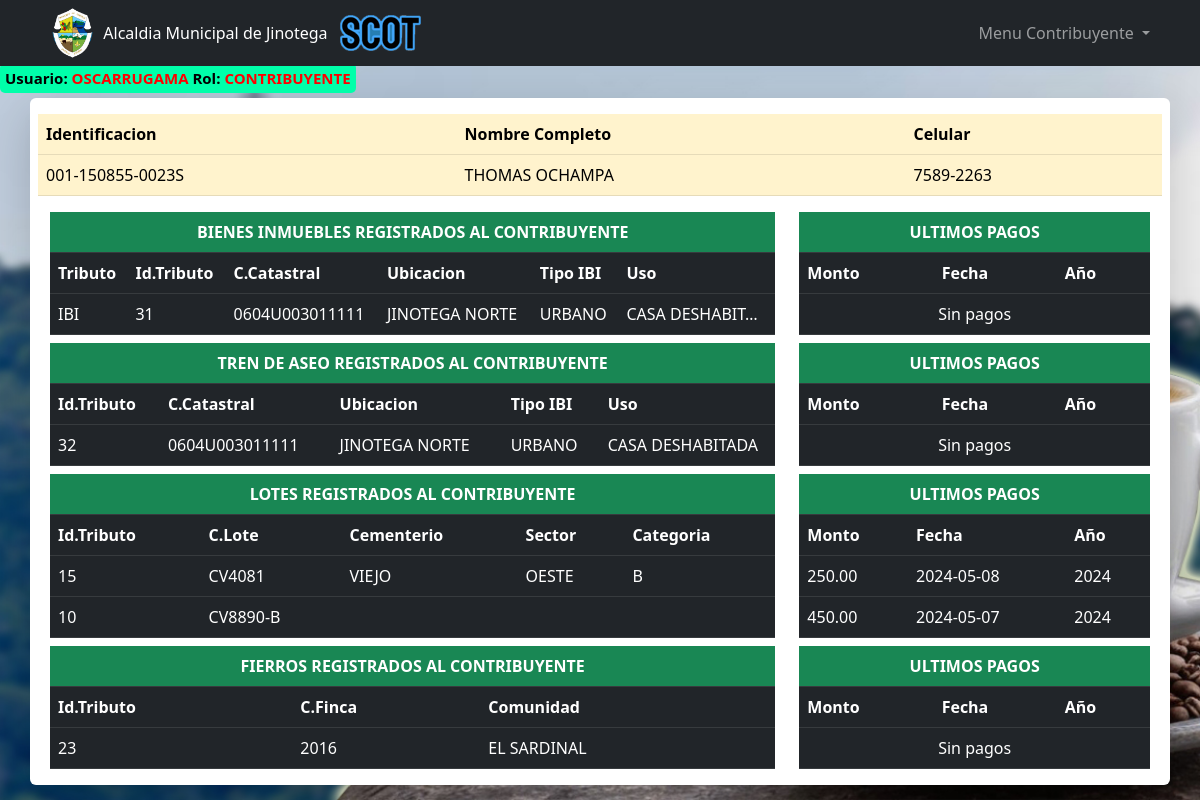
The page /pages/contribuyentes/tributos.php?id=001-150855-0023S (signed in) on the database its author committed.
### tables this page shows
CREATE TABLE IF NOT EXISTS `usuarios` (
  `idUsuario` int(11) NOT NULL AUTO_INCREMENT,
  `usuario` varchar(50) NOT NULL,
  `password` varchar(100) NOT NULL,
  `rol` varchar(20) NOT NULL,
  `identificacion` varchar(30) NOT NULL,
  `nombre1` varchar(100) NOT NULL,
  `nombre2` varchar(30) DEFAULT NULL,
  `apellido1` varchar(30) NOT NULL,
  `apellido2` varchar(30) DEFAULT NULL,
  `email` varchar(100) DEFAULT NULL,
  `celular` varchar(30) NOT NULL,
  `direccion` varchar(100) DEFAULT NULL,
  `estado` varchar(1) NOT NULL DEFAULT 'A',
  PRIMARY KEY (`idUsuario`)
);

CREATE TABLE IF NOT EXISTS `tributos` (
  `idTributo` int(11) NOT NULL AUTO_INCREMENT,
  `identificacion` varchar(20) DEFAULT NULL,
  `tipoEntidad` enum('IBI','TA','LOTE','FIERRO') DEFAULT NULL,
  `codEntidad` varchar(20) DEFAULT NULL,
  PRIMARY KEY (`idTributo`),
  KEY `cedula_contribuyente` (`identificacion`),
  KEY `codigo_entidad` (`codEntidad`)
);

CREATE TABLE IF NOT EXISTS `lotes` (
  `codLote` varchar(20) NOT NULL,
  `cementerio` enum('VIEJO','NUEVO') NOT NULL,
  `sector` varchar(20) NOT NULL,
  `categoria` enum('A','B','C') DEFAULT NULL,
  `fecRegistro` date DEFAULT NULL,
  `medidas` varchar(50) DEFAULT NULL,
  `lindeNorte` varchar(100) DEFAULT NULL,
  `lindeSur` varchar(100) DEFAULT NULL,
  `lindeEste` varchar(100) DEFAULT NULL,
  `lindeOeste` varchar(100) DEFAULT NULL,
  `estadoLote` enum('LIBRE','OCUPADO') DEFAULT NULL,
  PRIMARY KEY (`codLote`)
);

CREATE TABLE IF NOT EXISTS `fierros` (
  `codFinca` varchar(10) NOT NULL,
  `comunidad` varchar(100) DEFAULT NULL,
  `fecRegistro` date DEFAULT NULL,
  `estadoFierro` enum('ACTIVO','INACTIVO') DEFAULT 'ACTIVO',
  PRIMARY KEY (`codFinca`)
);

### pages/contribuyentes/tributos.php (the view, shortened to what this page needs)
<?php include '../../templates/header_menu.php'; ?>
<?php
    $conexion = new Conexion();
    $conn = $conexion->conectar();
    $id = isset($_GET['id']) ? mysqli_real_escape_string($conn, $_GET['id']) : '';
    $rolUsuario = $_SESSION['rol'];
    $sql = sprintf(
        "SELECT rol, identificacion, nombre1, apellido1, celular
         FROM USUARIOS
         WHERE identificacion = '%s'",$id);
    $resultado = mysqli_query($conn, $sql);
    $contribuyentes = [];
    if ($resultado) {
        while ($row = mysqli_fetch_assoc($resultado)) {
            $contribuyentes[] = $row;
        }
    }
    $sql = sprintf(
        "SELECT
            U.rol, U.identificacion, U.nombre1, U.apellido1, U.celular, T.idTributo, T.codEntidad,
            T.tipoEntidad, I.codCatastral, I.ubicacion, I.tipoIBI, I.uso, P.montoPago, P.fecPago,
            P.anioPago, P.mesPago
        FROM USUARIOS U
        INNER JOIN TRIBUTOS T ON U.identificacion = T.identificacion
        LEFT JOIN IBI I ON T.codEntidad = I.codCatastral AND T.tipoEntidad = 'IBI'
        LEFT JOIN PAGOS P ON T.idTributo = P.idTributo
        WHERE U.identificacion = '%s'
        AND T.tipoEntidad = 'IBI' AND T.idTributo =
            (SELECT MAX(T2.idTributo) FROM TRIBUTOS T2
            WHERE T2.identificacion = '%s' AND T2.tipoEntidad = 'IBI' AND T2.codEntidad = T.codEntidad)",$id,$id);
    $resultado = mysqli_query($conn, $sql);
    $IBIS = [];
    if ($resultado) {
        while ($row = mysqli_fetch_assoc($resultado)) {
            $IBIS[] = $row;
        }
    }
    $sql = sprintf(
        "SELECT
        U.rol, U.identificacion, U.nombre1, U.apellido1, U.celular, T.idTributo, T.codEntidad,
        T.tipoEntidad,  I.codCatastral, I.ubicacion, I.tipoIBI, I.uso, P.montoPago, P.fecPago,
        P.anioPago, P.mesPago
    FROM USUARIOS U INNER JOIN TRIBUTOS T ON U.identificacion = T.identificacion
    LEFT JOIN IBI I ON (T.codEntidad = I.codCatastral AND T.tipoEntidad = 'TA')
    LEFT JOIN pagos P ON T.idTributo = P.idTributo
    WHERE U.identificacion = '%s'
        AND T.tipoEntidad = 'TA' AND T.idTributo =
            (SELECT MAX(T2.idTributo) FROM TRIBUTOS T2
            WHERE T2.identificacion = '%s' AND T2.tipoEntidad = 'TA' AND T2.codEntidad = T.codEntidad)",$id,$id);
    $resultado = mysqli_query($conn, $sql);
    $TAS = [];
    if ($resultado) {
        while ($row = mysqli_fetch_assoc($resultado)) {
            $TAS[] = $row;
        }
    }
    $sql = sprintf(
        "SELECT
        U.rol, U.identificacion, U.nombre1, U.apellido1, U.celular, T.idTributo, T.codEntidad,
        T.tipoEntidad, L.codLote, L.cementerio, L.sector, L.categoria, P.montoPago, P.fecPago,
        P.anioPago, P.mesPago
    FROM USUARIOS U
    INNER JOIN TRIBUTOS T ON U.identificacion = T.identificacion
    LEFT JOIN LOTES L ON T.codEntidad = L.codLote AND T.tipoEntidad = 'LOTE'
    LEFT JOIN PAGOS P ON T.idTributo = P.idTributo
    WHERE U.identificacion = '%s'
        AND T.tipoEntidad = 'LOTE' AND T.idTributo =
            (SELECT MAX(T2.idTributo) FROM TRIBUTOS T2
            WHERE T2.identificacion = '%s' AND T2.tipoEntidad = 'LOTE' AND T2.codEntidad = T.codEntidad)",$id,$id);
    $resultado = mysqli_query($conn, $sql);
    $LOTES = [];
    if ($resultado) {
        while ($row = mysqli_fetch_assoc($resultado)) {
            $LOTES[] = $row;
        }
    }
    $sql = sprintf(
        "SELECT
        U.rol, U.identificacion, U.nombre1, U.apellido1, U.celular, T.idTributo, T.codEntidad, T.tipoEntidad,
        F.codFinca, F.comunidad,P.montoPago, P.fecPago, P.anioPago, P.mesPago
    FROM USUARIOS U INNER JOIN TRIBUTOS T ON U.identificacion = T.identificacion
    LEFT JOIN FIERROS F ON T.codEntidad = F.codFinca AND T.tipoEntidad = 'FIERRO'
    LEFT JOIN pagos P ON T.idTributo = P.idTributo
    WHERE U.identificacion = '%s'
        AND T.tipoEntidad = 'FIERRO' AND T.idTributo =
        (SELECT MAX(T2.idTributo) FROM TRIBUTOS T2
        WHERE T2.identificacion = '%s' AND T2.tipoEntidad = 'FIERRO' AND T2.codEntidad = T.codEntidad)",$id,$id);
    $resultado = mysqli_query($conn, $sql);
    $FIERROS = [];
    if ($resultado) {
        while ($row = mysqli_fetch_assoc($resultado)) {
            $FIERROS[] = $row;
        }
    }
?>
<div class="container p-2 col-md-12 shadow-lg pb-3 mt-2 bg-white rounded">
    <table id="tCONTRIBUYENTE" class="mt-2 mb-2 table table-warning">
        <thead>
            <tr>
                <th>Identificacion</th>
                <th>Nombre Completo</th>
                <th>Celular</th>
            </tr>
        </thead>
        <tbody>
            <?php foreach ($contribuyentes as $contribuyente): ?>
            <tr>
                <td><?php echo htmlspecialchars($contribuyente['identificacion']); ?></td>
                <td><?php echo htmlspecialchars($contribuyente['nombre1']); ?> <?php echo htmlspecialchars($contribuyente['apellido1']); ?></td>
                <td><?php echo htmlspecialchars($contribuyente['celular']); ?></td>
            </tr>
            <?php endforeach; ?>
        </tbody>
    </table>
    <?php if (!empty($IBIS)): ?>
        <div class="container">
        <div class="row">
            <div class="col-md-8">
                <table id="tIBIS" class="mt-2 mb-0 table table-dark">
                    <thead>
                        <tr>
                            <th colspan="6" class="text-white bg-success text-center">BIENES INMUEBLES REGISTRADOS AL CONTRIBUYENTE</th>
                        </tr>
                        <tr>
                            <th>Tributo</th>
                            <th>Id.Tributo</th>
                            <th>C.Catastral</th>
                            <th>Ubicacion</th>
                            <th>Tipo IBI</th>
                            <th>Uso</th>
                        </tr>
                    </thead>
                    <tbody>
                        <?php foreach ($IBIS as $IBI): ?>
                            <tr>
                                <td><?php echo htmlspecialchars($IBI['tipoEntidad']); ?></td>
                                <td><?php echo htmlspecialchars($IBI['idTributo']); ?></td>
                                <td><?php echo htmlspecialchars($IBI['codEntidad']); ?></td>
                                <td class="truncate"><?php echo htmlspecialchars($IBI['ubicacion']); ?></td>
                                <td><?php echo htmlspecialchars($IBI['tipoIBI']); ?></td>
                                <td class="truncate"><?php echo htmlspecialchars($IBI['uso']); ?></td>
                            </tr>
                        <?php endforeach; ?>
                    </tbody>
                </table>
            </div>
            <div class="col-md-4">
            <table id="tPagosIBI" class="mt-2 mb-0 table table-dark">
                <thead>
                    <tr>
                        <th colspan="4" class="text-white bg-success text-center">ULTIMOS PAGOS</th>
                    </tr>
                    <tr>
                        <th>Monto</th>
                        <th>Fecha</th>
                        <th>Año</th>
                    </tr>
                </thead>
                <tbody>
                    <?php foreach ($IBIS as $IBI): ?>
                        <?php if ($rolUsuario !== 'REGISTRO' && empty($IBI['montoPago'])): ?>
                            <tr>
                                <td colspan="4" class="text-center">Sin pagos</td>
                            </tr>
                        <?php endif; ?>
                    <?php endforeach; ?>
                </tbody>
            </table>
            </div>
        </div>
    </div>
    <?php endif ?>
    <?php if (!empty($TAS)): ?>
        <div class="container">
        <div class="row">
            <div class="col-md-8">
                <table id="tTAS" class="mt-2 mb-0 table table-dark">
                    <thead>
                        <tr>
                            <th colspan="6" class="text-white bg-success text-center">TREN DE ASEO REGISTRADOS AL CONTRIBUYENTE</th>
                        </tr>
                        <tr>
                            <th>Id.Tributo</th>
                            <th>C.Catastral</th>
                            <th>Ubicacion</th>
                            <th>Tipo IBI</th>
                            <th>Uso</th>
                        </tr>
                    </thead>
                    <tbody>
                        <?php foreach ($TAS as $TA): ?>
                            <tr>
                                <td><?php echo htmlspecialchars($TA['idTributo']); ?></td>
                                <td><?php echo htmlspecialchars($TA['codEntidad']); ?></td>
                                <td class="truncate"><?php echo htmlspecialchars($TA['ubicacion']); ?></td>
                                <td><?php echo htmlspecialchars($TA['tipoIBI']); ?></td>
                                <td class="truncate"><?php echo htmlspecialchars($TA['uso']); ?></td>
                            </tr>
                        <?php endforeach; ?>
                    </tbody>
                </table>
            </div>
            <div class="col-md-4">
            <table id="tPagosTA" class="mt-2 mb-0 table table-dark">
                <thead>
                    <tr>
                        <th colspan="4" class="text-white bg-success text-center">ULTIMOS PAGOS</th>
                    </tr>
                    <tr>
                        <th>Monto</th>
                        <th>Fecha</th>
                        <th>Año</th>
                    </tr>
                </thead>
                <tbody>
                    <?php foreach ($TAS as $TA): ?>
                        <?php if ($rolUsuario !== 'REGISTRO' && empty($TA['montoPago'])): ?>
                            <tr>
                                <td colspan="4" class="text-center">Sin pagos</td>
                            </tr>
                        <?php endif; ?>
                    <?php endforeach; ?>
                </tbody>
            </table>
            </div>
        </div>
    </div>
    <?php endif ?>
    <?php if (!empty($LOTES)): ?>
        <div class="container">
        <div class="row">
            <div class="col-md-8">
                <table id="tLotes" class="mt-2 mb-0 table table-dark">
                    <thead>
                        <tr>
                            <th colspan="6" class="text-white bg-success text-center">LOTES REGISTRADOS AL CONTRIBUYENTE</th>
                        </tr>
                        <tr>
                            <th>Id.Tributo</th>
                            <th>C.Lote</th>
                            <th>Cementerio</th>
                            <th>Sector</th>
                            <th>Categoria</th>
                        </tr>
                    </thead>
                    <tbody>
                        <?php foreach ($LOTES as $LOTE): ?>
                            <tr>
                                <td><?php echo htmlspecialchars($LOTE['idTributo']); ?></td>
                                <td><?php echo htmlspecialchars($LOTE['codEntidad']); ?></td>
                                <td><?php echo htmlspecialchars($LOTE['cementerio']); ?></td>
                                <td><?php echo htmlspecialchars($LOTE['sector']); ?></td>
                                <td><?php echo htmlspecialchars($LOTE['categoria']); ?></td>
                            </tr>
                        <?php endforeach; ?>
                    </tbody>
                </table>
            </div>
            <div class="col-md-4">
            <table id="tPagosLOTE" class="mt-2 mb-0 table table-dark">
                <thead>
                    <tr>
                        <th colspan="4" class="text-white bg-success text-center">ULTIMOS PAGOS</th>
                    </tr>
                    <tr>
                        <th>Monto</th>
                        <th>Fecha</th>
                        <th>Año</th>
                    </tr>
                </thead>
                <tbody>
                    <?php foreach ($LOTES as $LOTE): ?>
                        <?php if ($rolUsuario !== 'REGISTRO' && empty($LOTE['montoPago'])): ?>
                            <tr>
                                <td colspan="4" class="text-center">Sin pagos</td>
                            </tr>
                        <?php else: ?>
                            <tr>
                                <td><?php echo htmlspecialchars($LOTE['montoPago']); ?></td>
                                <td><?php echo htmlspecialchars($LOTE['fecPago']); ?></td>
                                <td><?php echo htmlspecialchars($LOTE['anioPago']); ?></td>
                            </tr>
                        <?php endif; ?>
                    <?php endforeach; ?>
                </tbody>
            </table>
            </div>
        </div>
    </div>
    <?php endif ?>
    <?php if (!empty($FIERROS)): ?>
        <div class="container">
        <div class="row">
            <div class="col-md-8">
                <table id="tFierros" class="mt-2 mb-0 table table-dark">
                    <thead>
                        <tr>
                            <th colspan="6" class="text-white bg-success text-center">FIERROS REGISTRADOS AL CONTRIBUYENTE</th>
                        </tr>
                        <tr>
                            <th>Id.Tributo</th>
                            <th>C.Finca</th>
                            <th>Comunidad</th>
                        </tr>
                    </thead>
                    <tbody>
                    <?php foreach ($FIERROS as $FIERRO): ?>
                            <tr>
                                <td><?php echo htmlspecialchars($FIERRO['idTributo']); ?></td>
                                <td><?php echo htmlspecialchars($FIERRO['codEntidad']); ?></td>
                                <td><?php echo htmlspecialchars($FIERRO['comunidad']); ?></td>
                            </tr>
                        <?php endforeach; ?>
                    </tbody>
                </table>
            </div>
            <div class="col-md-4">
            <table id="tPagosFIERRO" class="mt-2 mb-0 table table-dark">
                <thead>
                    <tr>
                        <th colspan="4" class="text-white bg-success text-center">ULTIMOS PAGOS</th>
                    </tr>
                    <tr>
                        <th>Monto</th>
                        <th>Fecha</th>
                        <th>Año</th>
                    </tr>
                </thead>
                <tbody>
                    <?php foreach ($FIERROS as $FIERRO): ?>
                        <?php if ($rolUsuario !== 'REGISTRO' && empty($FIERRO['montoPago'])): ?>
                            <tr>
                                <td colspan="4" class="text-center">Sin pagos</td>
                            </tr>
                        <?php endif; ?>
                    <?php endforeach; ?>
                </tbody>
            </table>
            </div>
        </div>
    </div>
    <?php endif ?>
</div>

### rows shown on the page
usuarios: identificacion "001-150855-0023S", nombre1 "THOMAS", apellido1 "OCHAMPA", celular "7589-2263"
tributos: tipoEntidad "IBI", idTributo "31", codEntidad "0604U003011111", ubicacion "JINOTEGA NORTE", tipoIBI "URBANO", uso "CASA DESHABIT…"
tributos: idTributo "32", codEntidad "0604U003011111", ubicacion "JINOTEGA NORTE", tipoIBI "URBANO", uso "CASA DESHABITADA"
tributos: idTributo "15", codEntidad "CV4081", lotes.cementerio "VIEJO", lotes.sector "OESTE", lotes.categoria "B", montoPago "250.00", fecPago "2024-05-08", anioPago "2024"
tributos: idTributo "10", codEntidad "CV8890-B", montoPago "450.00", fecPago "2024-05-07", anioPago "2024"
tributos: idTributo "23", codEntidad "2016", fierros.comunidad "EL SARDINAL"

### other values the page prints
$_SESSION['usuario'] "OSCARRUGAMA"
$_SESSION['rol'] "CONTRIBUYENTE"
